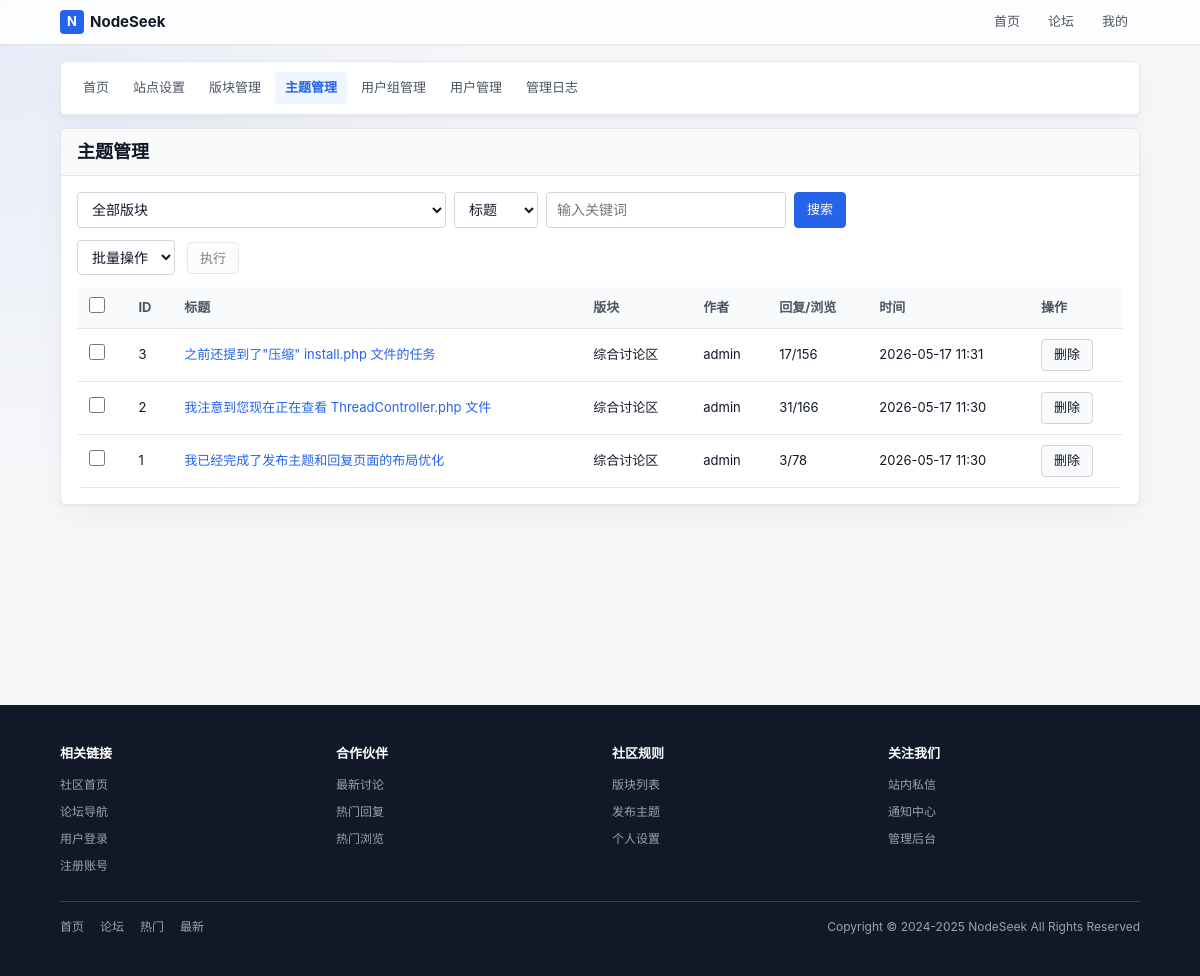
The app's page /index.php?c=admin&a=threads (signed in), older data.
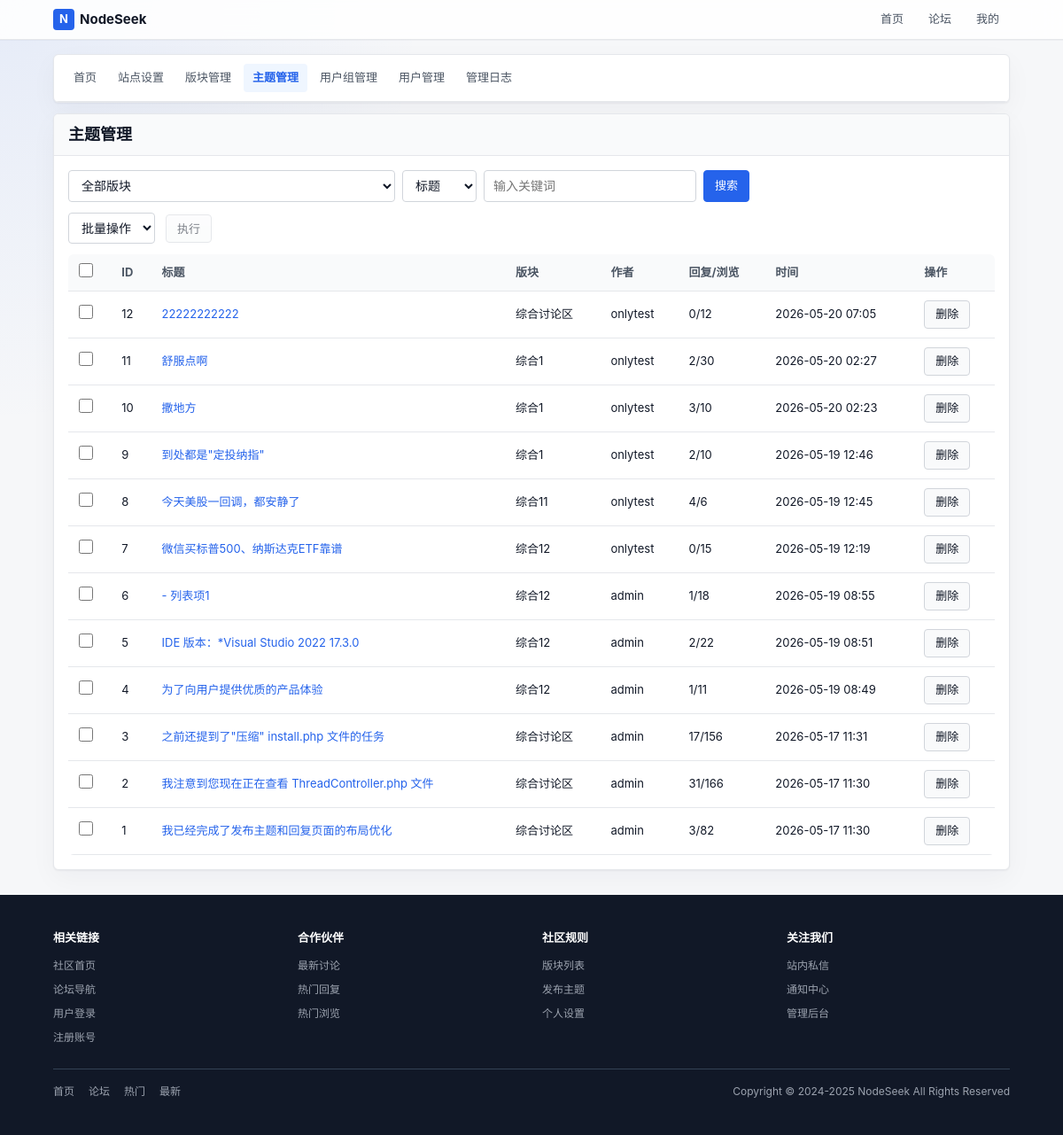
The same page, newer data.
### tables this page shows
CREATE TABLE next_thread (
        tid INTEGER PRIMARY KEY AUTOINCREMENT,
        fid INTEGER NOT NULL DEFAULT 0,
        pid INTEGER NOT NULL DEFAULT 0,
        typeid INTEGER NOT NULL DEFAULT 0,
        read_perm INTEGER NOT NULL DEFAULT 0,
        uid INTEGER NOT NULL DEFAULT 0,
        pm_uid INTEGER NOT NULL DEFAULT 0,
        subject VARCHAR(255) NOT NULL DEFAULT '',
        hash VARCHAR(255) NOT NULL DEFAULT '',
        dateline INTEGER NOT NULL DEFAULT 0,
        sort_order INTEGER NOT NULL DEFAULT 0,
        highlight INTEGER NOT NULL DEFAULT 0,
        digest INTEGER NOT NULL DEFAULT 0,
        closed INTEGER NOT NULL DEFAULT 0,
        reply_time INTEGER NOT NULL DEFAULT 0,
        reply_uid INTEGER NOT NULL DEFAULT 0,
        reply_num INTEGER NOT NULL DEFAULT 0,
        view_num INTEGER NOT NULL DEFAULT 0,
        fav_num INTEGER NOT NULL DEFAULT 0,
        log_num INTEGER NOT NULL DEFAULT 0
    );

CREATE TABLE next_member (
        uid INTEGER PRIMARY KEY AUTOINCREMENT,
        username VARCHAR(50) NOT NULL DEFAULT '',
        gid INTEGER NOT NULL DEFAULT 0,
        avatar INTEGER NOT NULL DEFAULT 0,
        password VARCHAR(255) NOT NULL DEFAULT '',
        auth_secret VARCHAR(50) NOT NULL DEFAULT '',
        auth_enabled INTEGER NOT NULL DEFAULT 0,
        notify_num INTEGER NOT NULL DEFAULT 0,
        credit INTEGER NOT NULL DEFAULT 0,
        reg_ip VARCHAR(50) NOT NULL DEFAULT '',
        reg_date INTEGER NOT NULL DEFAULT 0,
        last_ip VARCHAR(50) NOT NULL DEFAULT '',
        last_visit INTEGER NOT NULL DEFAULT 0,
        reply_time INTEGER NOT NULL DEFAULT 0,
        reply_num INTEGER NOT NULL DEFAULT 0,
        thread_num INTEGER NOT NULL DEFAULT 0,
        fav_num INTEGER NOT NULL DEFAULT 0,
        inbox_num INTEGER NOT NULL DEFAULT 0,
        outbox_num INTEGER NOT NULL DEFAULT 0,
        log_num INTEGER NOT NULL DEFAULT 0,
        email VARCHAR(80) NOT NULL DEFAULT '',
        email_status INTEGER NOT NULL DEFAULT 0,
        signin_time INTEGER NOT NULL DEFAULT 0,
        invisible INTEGER NOT NULL DEFAULT 0,
        timeoffset VARCHAR(10) NOT NULL DEFAULT '',
        search_time INTEGER NOT NULL DEFAULT 0,
        status INTEGER NOT NULL DEFAULT 0
    , json_data TEXT DEFAULT '{}');

### controllers/AdminController.php (called while the page is built, shortened)
<?php
class AdminController {
    private static function checkAdmin(): void {
        if (!Session::isLoggedIn() || Session::getUser()['gid'] != 1) {
            header('Location: index.php');
            exit;
        }
    }
    public static function threads(): void {
        self::checkAdmin();
        $page = isset($_GET['page']) ? (int)$_GET['page'] : 1;
        $where = [];
        $params = [];
        $searchValid = true;
        $threads = [];
        if ($searchValid) {
            $whereStr = $where ? 'WHERE ' . implode(' AND ', $where) : '';
            $threads = ThreadModel::search($whereStr, $params, $page);
        }
        if (!empty($threads)) {
            $uids = array_unique(array_column($threads, 'uid'));
            $users = MemberModel::getMembersByUids($uids);
        }
        $forums = ForumModel::getForumsFlat();
        Template::display('admin/threads');
    }
}
?>

### index.php (called while the page is built, shortened)
<?php
require ROOT_PATH . '/lib/Autoloader.php';
$controller = isset($_GET['c']) ? $_GET['c'] : 'home';
$action = isset($_GET['a']) ? $_GET['a'] : 'index';
$controllerClass = 'Controllers\\' . ucfirst($controller) . 'Controller';
$params = [];
call_user_func_array([$controllerClass, $action], $params);
?>

### lib/Autoloader.php (called while the page is built, shortened)
<?php
class Autoloader {
    public static function load(string $class): void {
        [$namespace, $className] = explode('\\', $class, 2);
        $pathMap = [
            'Lib' => ROOT_PATH . '/lib/',
            'Models' => ROOT_PATH . '/models/',
            'Controllers' => ROOT_PATH . '/controllers/',
        ];
        if (isset($pathMap[$namespace])) {
            $path = $pathMap[$namespace] . $className . '.php';
        }
    }
}
?>

### config/database.php (called while the page is built)
<?php
return [
    'default' => 'sqlite',
    'connections' => [
        'sqlite' => [
            'driver' => 'sqlite',
            'database' => ROOT_PATH . '/database/forum.db',
        ],
    ],
];

### lib/Database.php (called while the page is built, shortened)
<?php
class Database {
    private static ?Database $instance = null;
    private ?array $config = null;
    private function __construct() {
        $this->config = require ROOT_PATH . '/config/database.php';
    }
    public static function getInstance(): Database {
        if (self::$instance === null) {
            self::$instance = new self();
        }
        return self::$instance;
    }
    private function connect(): void {
        $default = $this->config['default'];
        $connection = $this->config['connections'][$default];
        if ($connection['driver'] === 'sqlite') {
            $this->connection = new PDO('sqlite:' . $connection['database']);
        }
    }
    private static function getConnection(): PDO {
        return self::getInstance()->connection;
    }
    public static function query(string $sql, array $params = []): PDOStatement {
        $stmt = self::getConnection()->prepare($sql);
        $stmt->execute($params);
        return $stmt;
    }
    public static function fetch(string $sql, array $params = []): ?array {
        $stmt = self::query($sql, $params);
        return $stmt->fetch(PDO::FETCH_ASSOC) ?: null;
    }
    public static function fetchAll(string $sql, array $params = []): array {
        $stmt = self::query($sql, $params);
        return $stmt->fetchAll(PDO::FETCH_ASSOC);
    }
}
?>

### models/MemberModel.php (called while the page is built, shortened)
<?php
class MemberModel {
    public static function get(int $uid): ?array {
        return Database::fetch("SELECT * FROM " . self::TABLE . " WHERE " . self::PRIMARY_KEY . " = :uid", ['uid' => $uid]);
    }
    public static function getMembersByUids(array $uids): array {
        $uids = array_values(array_filter(array_unique($uids)));
        $placeholders = implode(',', array_fill(0, count($uids), '?'));
        $sql = "SELECT uid, username, avatar FROM " . self::TABLE . " WHERE uid IN ($placeholders)";
        $members = Database::fetchAll($sql, $uids);
        $result = [];
        foreach ($members as $member) {
            $result[$member['uid']] = $member;
        }
        return $result;
    }
}
?>

### lib/Session.php (called while the page is built, shortened)
<?php
class Session {
    public static function get(string $key, mixed $default = null): mixed {
        return isset($_SESSION[$key]) ? $_SESSION[$key] : $default;
    }
    public static function getUid(): int {
        return (int)self::get('uid', 0);
    }
    public static function getUser(): ?array {
        return MemberModel::get(self::getUid());
    }
}
?>

### models/ThreadModel.php (called while the page is built, shortened)
<?php
class ThreadModel {
    public static function search(string $whereStr = '', array $params = [], int $page = 1): array {
        $offset = ($page - 1) * 20;
        $sql = "SELECT * FROM " . self::TABLE . " $whereStr ORDER BY dateline DESC LIMIT 20 OFFSET :offset";
        $params['offset'] = $offset;
        return Database::fetchAll($sql, $params);
    }
}
?>

### models/ForumModel.php (called while the page is built, shortened)
<?php
class ForumModel {
    public static function getForums(?int $upFid = null): array {
        if ($upFid !== null) {
            $forums = Database::fetchAll("SELECT * FROM " . self::TABLE . " WHERE up_fid = ? ORDER BY sort_order ASC", [$upFid]);
        } else {
            $forums = Database::fetchAll("SELECT * FROM " . self::TABLE . " ORDER BY up_fid ASC, sort_order ASC");
        }
        $parentFids = array_unique(array_column($forums, 'up_fid'));
        $parentFids = array_values(array_filter($parentFids, function($fid) { return $fid !== null && $fid !== ''; }));
        if (!empty($parentFids)) {
            $parentNames = self::getForumNamesByFids($parentFids);
        }
        if ($upFid === null) {
            $tree = self::buildTree($forums);
            self::addDepth($tree, 0);
            return $tree;
        }
        return $forums;
    }
    private static function getForumNamesByFids(array $fids): array {
        $placeholders = implode(',', array_fill(0, count($fids), '?'));
        $sql = "SELECT fid, name FROM " . self::TABLE . " WHERE fid IN ($placeholders)";
        $results = Database::fetchAll($sql, $fids);
        return array_column($results, 'name', 'fid');
    }
    private static function buildTree(array $forums): array {
        $tree = [];
        $map = [];
        foreach ($forums as $forum) {
            $map[$forum['fid']] = $forum;
            $map[$forum['fid']]['children'] = [];
        }
        foreach ($forums as $forum) {
            $fid = $forum['fid'];
            $upFid = $forum['up_fid'];
            if ($upFid && isset($map[$upFid])) {
                $map[$upFid]['children'][] = &$map[$fid];
            } else {
                $tree[] = &$map[$fid];
            }
        }
        return $tree;
    }
    private static function flattenTree(array $tree, array &$result = []): array {
        foreach ($tree as $forum) {
            $result[] = $forum;
            if (!empty($forum['children'])) {
                self::flattenTree($forum['children'], $result);
            }
        }
        return $result;
    }
    public static function getForumsFlat(): array {
        $forums = self::getForums();
        return self::flattenTree($forums);
    }
}
?>

### templates/admin/threads.php (the view, shortened to what the changed rows need)
<div class="card">
    <div class="card-header">
        <h2>主题管理</h2>
    </div>
    <div class="card-body padded">
        <form method="post" action="index.php?c=admin&a=threadBatch">
            <?php
$forumNames = [];
foreach ($forums as $forum) {
    $forumNames[$forum['fid']] = $forum['name'];
}
?>
<div class="table-container">
            <table class="table">
                <thead>
                    <tr>
                        <th><input type="checkbox" id="select-all"></th>
                        <th>ID</th>
                        <th>标题</th>
                        <th class="nowrap">版块</th>
                        <th class="nowrap">作者</th>
                        <th class="nowrap">回复/浏览</th>
                        <th class="nowrap">时间</th>
                        <th class="nowrap">操作</th>
                    </tr>
                </thead>
                <tbody>
                <?php if (!empty($threads)): ?>
                <?php foreach ($threads as $thread): ?>
                    <tr>
                            <td><input type="checkbox" name="tids[]" value="<?php echo $thread['tid']; ?>"></td>
                            <td><?php echo $thread['tid']; ?></td>
                            <td><a href="index.php?c=thread&a=index&tid=<?php echo $thread['tid']; ?>" target="_blank"><?php echo htmlspecialchars($thread['subject']); ?></a></td>
                            <td class="nowrap"><?php echo htmlspecialchars($forumNames[$thread['fid']] ?? $thread['fid']); ?></td>
                            <td class="nowrap"><?php echo htmlspecialchars($users[$thread['uid']]['username'] ?? '已删除用户'); ?></td>
                            <td class="nowrap"><?php echo $thread['reply_num']; ?>/<?php echo $thread['view_num']; ?></td>
                            <td class="nowrap"><?php echo date('Y-m-d H:i', $thread['dateline']); ?></td>
                            <td class="nowrap">
                                <button class="btn btn-secondary delete-thread-btn" data-tid="<?php echo $thread['tid']; ?>" data-title="<?php echo htmlspecialchars($thread['subject']); ?>">删除</button>
                            </td>
                    </tr>
                <?php endforeach; ?>
                <?php else: ?>
                    <tr>
                        <td colspan="8" class="text-center text-secondary">暂无主题</td>
                    </tr>
                <?php endif; ?>
                </tbody>
            </table>
            </div>
        </form>
    </div>
</div>

Row changes from the older to the newer data that the page shows:
added next_thread: tid "12", subject "22222222222", fid "综合讨论区", uid.username "onlytest", reply_num "0", view_num "12", dateline "2026-05-20 07:05"
added next_thread: tid "11", subject "舒服点啊", fid "综合1", uid.username "onlytest", reply_num "2", view_num "30", dateline "2026-05-20 02:27"
added next_thread: tid "10", subject "撒地方", fid "综合1", uid.username "onlytest", reply_num "3", view_num "10", dateline "2026-05-20 02:23"
added next_thread: tid "9", subject "到处都是\"定投纳指\"", fid "综合1", uid.username "onlytest", reply_num "2", view_num "10", dateline "2026-05-19 12:46"
added next_thread: tid "8", subject "今天美股一回调，都安静了", fid "综合11", uid.username "onlytest", reply_num "4", view_num "6", dateline "2026-05-19 12:45"
added next_thread: tid "7", subject "微信买标普500、纳斯达克ETF靠谱", fid "综合12", uid.username "onlytest", reply_num "0", view_num "15", dateline "2026-05-19 12:19"
added next_thread: tid "6", subject "- 列表项1", fid "综合12", uid.username "admin", reply_num "1", view_num "18", dateline "2026-05-19 08:55"
added next_thread: tid "5", subject "IDE 版本：*Visual Studio 2022 17.3.0", fid "综合12", uid.username "admin", reply_num "2", view_num "22", dateline "2026-05-19 08:51"
added next_thread: tid "4", subject "为了向用户提供优质的产品体验", fid "综合12", uid.username "admin", reply_num "1", view_num "11", dateline "2026-05-19 08:49"
changed next_thread "我已经完成了发布主题和回复页面的布局优化": view_num "78" → "82"
